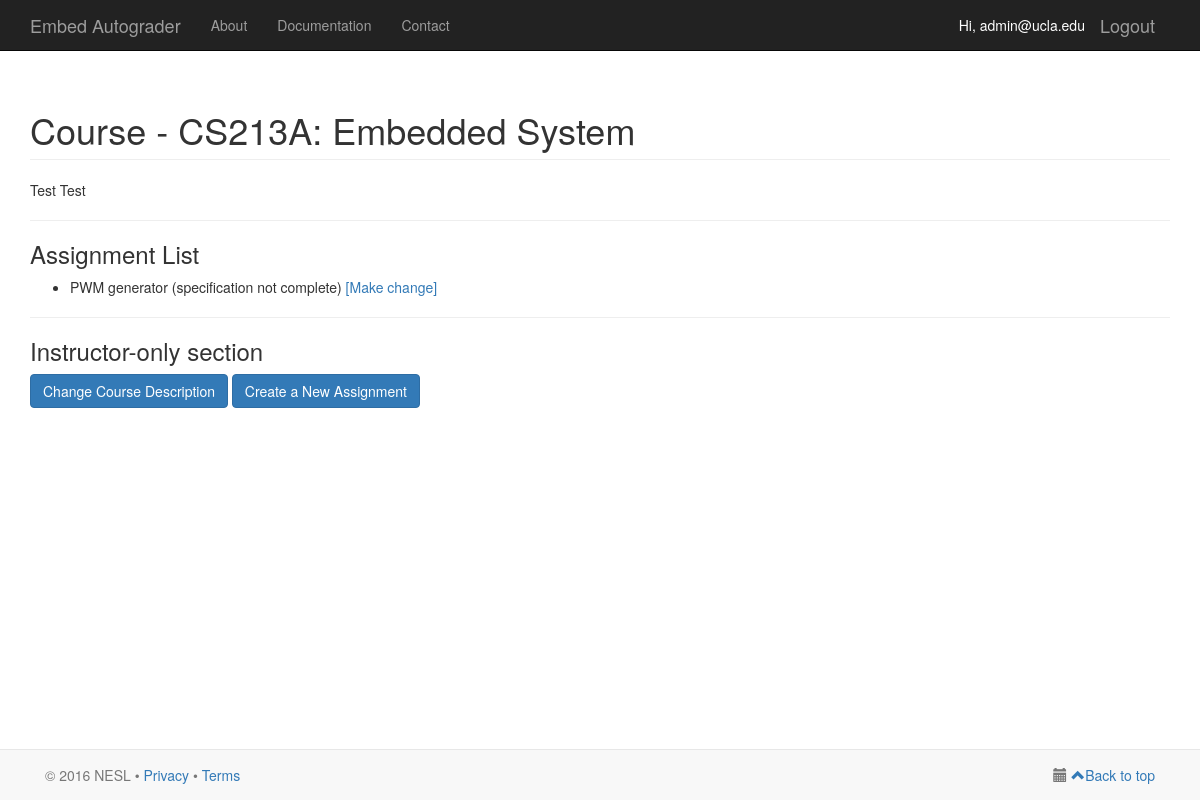
/course/3/ (signed in), run on an earlier commit of the app's database.
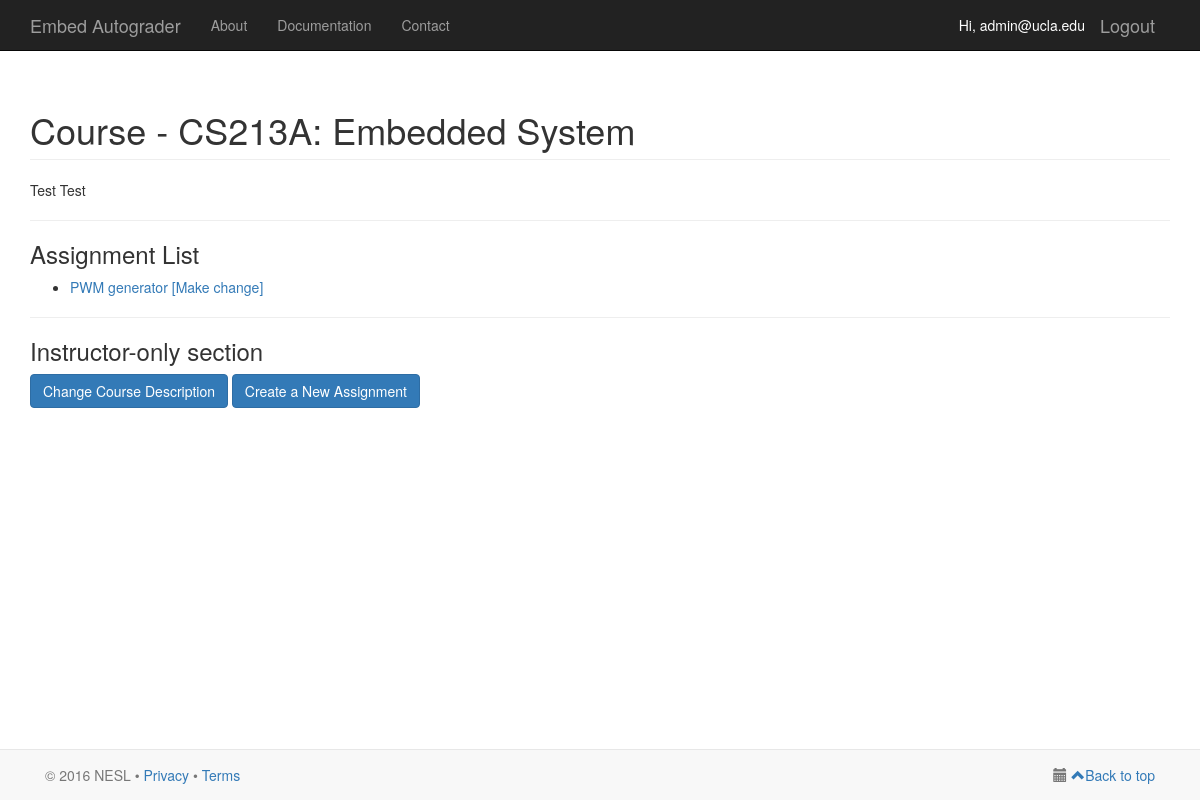
And on a later commit of the database.
### serapis/models.py (models this page shows, shortened)
class Assignment(models.Model):
    course_id = models.ForeignKey(Course, on_delete = models.CASCADE)
    name = models.CharField(max_length=50)
    description = models.TextField(default='')  # brief
    release_time = models.DateTimeField()
    deadline = models.DateTimeField()
    problem_statement = models.TextField()
    input_statement = models.TextField()
    output_statement = models.TextField()
    testbed_type_id = models.ForeignKey(TestbedType, on_delete = models.CASCADE, default = None, null = True)
    num_testbeds = models.IntegerField(default = None, null = True)

### serapis/views.py (the view)
# urls.py: url(r'^course/([0-9]+)/$', views.course, name='course'),
@login_required(login_url='/login/')
def course(request, course_id):
    username = request.user
    user = User.objects.filter(username=username)[0]
    user_profile = UserProfile.objects.filter(user=user)[0]
    course_list = Course.objects.filter(id=course_id)
    if not course_list:
        return HttpResponse("Course cannot be found")
    course = course_list[0]
    assignment_list = Assignment.objects.filter(course_id=course_id)
    template_context = {
            'myuser': request.user,
            'user_profile': user_profile,
            'course': course,
            'assignment_list': assignment_list,
    }
    return render(request, 'serapis/course.html', template_context)

### serapis/templates/serapis/course.html (shortened to what this page needs)
{% extends 'serapis/base.html' %}
{% load staticfiles %}
{% block content %}
    <div class="container">
        <h1 class="page-header">Course - {{ course.course_code }}: {{ course.name }}</h1>
        <p>{{course.description}}</p>
        <hr/>
        <h3>Assignment List</h3>
        {% if not assignment_list %}
            <p>No assignments are available.</p>
        {% else %}
            <ul>
                {% for assignment in assignment_list %}
                    <li>
                        {% if assignment.testbed_type_id %}
                            <a href="{% url 'assignment' assignment.id %}">{{ assignment.description }}</a>
                        {% else %}
                            {{ assignment.description }} (specification not complete)
                        {% endif %}
                        {% if user_profile.user_role == user_profile.ROLE_SUPER_USER or user_profile.user_role == user_profile.ROLE_INSTRUCTOR or user_profile.user_role == user_profile.ROLE_TA %}
                            <a href="{% url 'modify-assignment' assignment.id %}">[Make change]</a>
                        {% endif %}
                    </li>
                {% endfor %}
            </ul>
        {% endif %}
        {% if user_profile.user_role == user_profile.ROLE_SUPER_USER or user_profile.user_role == user_profile.ROLE_INSTRUCTOR or user_profile.user_role == user_profile.ROLE_TA %}
            <hr/>
            <h3>Instructor-only section</h2>
            <p>
                <a href='{% url 'modify-course' course.id %}' class="btn btn-primary">Change Course Description</a>
                <a href='{% url 'create-assignment' course.id %}' class="btn btn-primary">Create a New Assignment</a>
            </p>
        {% endif %}
    </div>
{% endblock %}

What changed in the data, as far as the page shows it:
changed Assignment "PWM generator": testbed_type_id_id empty → 6 (drawn)
